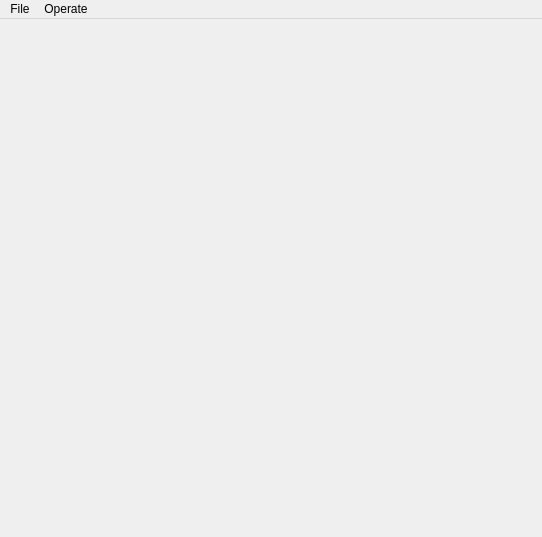
<?xml version="1.0" encoding="UTF-8"?>
<ui version="4.0">
 <class>MainWindow</class>
 <widget class="QMainWindow" name="MainWindow">
  <property name="geometry">
   <rect>
    <x>0</x>
    <y>0</y>
    <width>542</width>
    <height>537</height>
   </rect>
  </property>
  <property name="windowTitle">
   <string>数字图像处理（尝鲜版）</string>
  </property>
  <widget class="QWidget" name="ViewWidget">
   <layout class="QVBoxLayout" name="verticalLayout">
    <property name="leftMargin">
     <number>0</number>
    </property>
    <property name="topMargin">
     <number>0</number>
    </property>
    <property name="rightMargin">
     <number>0</number>
    </property>
    <property name="bottomMargin">
     <number>0</number>
    </property>
   </layout>
  </widget>
  <widget class="QMenuBar" name="menuBar">
   <property name="geometry">
    <rect>
     <x>0</x>
     <y>0</y>
     <width>542</width>
     <height>21</height>
    </rect>
   </property>
   <widget class="QMenu" name="menuFile">
    <property name="title">
     <string>File</string>
    </property>
    <addaction name="action_Open"/>
    <addaction name="action_Save_As"/>
    <addaction name="separator"/>
    <addaction name="action_QUIT"/>
   </widget>
   <widget class="QMenu" name="menuOperate">
    <property name="title">
     <string>Operate</string>
    </property>
    <widget class="QMenu" name="menuFFT">
     <property name="title">
      <string>FFT</string>
     </property>
     <widget class="QMenu" name="menuFilter">
      <property name="title">
       <string>Filter</string>
      </property>
      <addaction name="actionHigh_Pass"/>
      <addaction name="actionLow_Pass"/>
     </widget>
     <addaction name="actionFFT_2"/>
     <addaction name="actionNFFT_2"/>
     <addaction name="menuFilter"/>
    </widget>
    <addaction name="menuFFT"/>
    <addaction name="separator"/>
    <addaction name="actionHistogram_equalization"/>
    <addaction name="actionChannels"/>
    <addaction name="actionTest"/>
   </widget>
   <addaction name="menuFile"/>
   <addaction name="menuOperate"/>
  </widget>
  <action name="action_Open">
   <property name="text">
    <string>&amp;Open Image</string>
   </property>
  </action>
  <action name="action_QUIT">
   <property name="text">
    <string>&amp;QUIT</string>
   </property>
  </action>
  <action name="action_Save_As">
   <property name="text">
    <string>&amp;Save As</string>
   </property>
  </action>
  <action name="actionNFFT">
   <property name="text">
    <string>nFFT</string>
   </property>
  </action>
  <action name="actionHistogram_equalization">
   <property name="text">
    <string>Histogram equalization</string>
   </property>
  </action>
  <action name="actionHistogram_Match">
   <property name="text">
    <string>Histogram Match</string>
   </property>
  </action>
  <action name="actionFFT_2">
   <property name="text">
    <string>FFT</string>
   </property>
  </action>
  <action name="actionNFFT_2">
   <property name="text">
    <string>nFFT</string>
   </property>
  </action>
  <action name="actionTest">
   <property name="text">
    <string>test</string>
   </property>
  </action>
  <action name="actionChannels">
   <property name="text">
    <string>Channels</string>
   </property>
  </action>
  <action name="actionHigh_Pass">
   <property name="text">
    <string>High Pass</string>
   </property>
  </action>
  <action name="actionLow_Pass">
   <property name="text">
    <string>Low Pass</string>
   </property>
  </action>
 </widget>
 <layoutdefault spacing="6" margin="11"/>
 <resources/>
 <connections/>
</ui>
